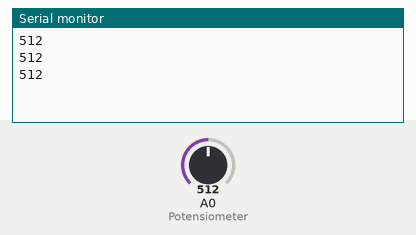
Recording of a sketch running on a simulated Arduino Uno, built with avr-gcc and run on an emulated ATmega328P. On the bench: the last lines printed to the serial monitor. Inputs (shaded band) come from the test bench; at power-on: A0 (Potensiometer) = 512.

Above: at 1.3 s.
1.4 s: A0 (Potensiometer) set to 716
At 1.9 s:
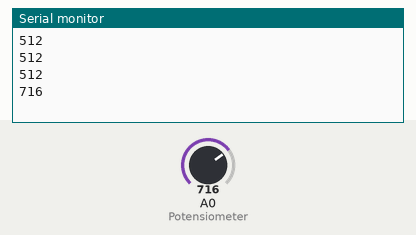
2.9 s: A0 (Potensiometer) set to 900
At 3.4 s:
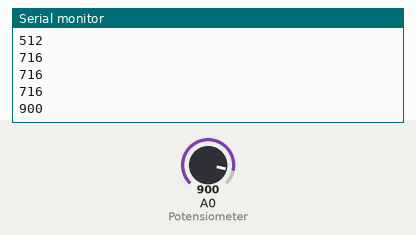
Timing chart, 0 to 5.9 s (numbered marks = the images above; inputs shaded):
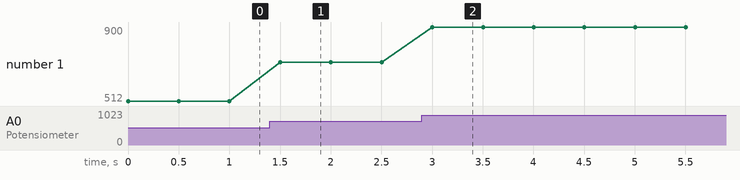

Measured:
- after the input at 1.4 s, the serial monitor: prints a new line after 0.10 s (image 1)
- after the input at 2.9 s, the serial monitor: prints a new line after 0.10 s (image 2)
- plotted number 1: 512 → 716 after the input at 1.4 s, 716 → 900 after the input at 2.9 s

The sketch:

potensio-meter.ino
```cpp
int Potensiometer = 14;

void setup() {
  Serial.begin(9600);
}

void loop() {
  int PotensiometerValue = analogRead(Potensiometer);
  Serial.println(PotensiometerValue);
  delay(500);
}
```
